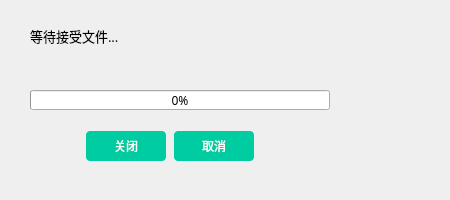
<?xml version="1.0" encoding="UTF-8"?>
<ui version="4.0">
 <class>TcpClient</class>
 <widget class="QDialog" name="TcpClient">
  <property name="geometry">
   <rect>
    <x>0</x>
    <y>0</y>
    <width>450</width>
    <height>200</height>
   </rect>
  </property>
  <property name="minimumSize">
   <size>
    <width>450</width>
    <height>200</height>
   </size>
  </property>
  <property name="maximumSize">
   <size>
    <width>450</width>
    <height>200</height>
   </size>
  </property>
  <property name="font">
   <font>
    <family>ADMUI3Lg</family>
    <pointsize>9</pointsize>
   </font>
  </property>
  <property name="windowTitle">
   <string>接收端</string>
  </property>
  <widget class="QLabel" name="tcpClientStatusLabel">
   <property name="geometry">
    <rect>
     <x>30</x>
     <y>11</y>
     <width>300</width>
     <height>50</height>
    </rect>
   </property>
   <property name="minimumSize">
    <size>
     <width>300</width>
     <height>50</height>
    </size>
   </property>
   <property name="maximumSize">
    <size>
     <width>300</width>
     <height>50</height>
    </size>
   </property>
   <property name="font">
    <font>
     <family>ADMUI3Lg</family>
     <pointsize>10</pointsize>
    </font>
   </property>
   <property name="text">
    <string>等待接受文件...</string>
   </property>
  </widget>
  <widget class="QProgressBar" name="progressBar">
   <property name="geometry">
    <rect>
     <x>30</x>
     <y>90</y>
     <width>300</width>
     <height>20</height>
    </rect>
   </property>
   <property name="minimumSize">
    <size>
     <width>300</width>
     <height>20</height>
    </size>
   </property>
   <property name="maximumSize">
    <size>
     <width>300</width>
     <height>20</height>
    </size>
   </property>
   <property name="value">
    <number>0</number>
   </property>
  </widget>
  <widget class="QWidget" name="layoutWidget">
   <property name="geometry">
    <rect>
     <x>85</x>
     <y>130</y>
     <width>169</width>
     <height>32</height>
    </rect>
   </property>
   <layout class="QGridLayout" name="gridLayout">
    <item row="0" column="0" alignment="Qt::AlignHCenter">
     <widget class="QPushButton" name="tcpClientCloseBtn">
      <property name="sizePolicy">
       <sizepolicy hsizetype="Fixed" vsizetype="Fixed">
        <horstretch>0</horstretch>
        <verstretch>0</verstretch>
       </sizepolicy>
      </property>
      <property name="minimumSize">
       <size>
        <width>80</width>
        <height>30</height>
       </size>
      </property>
      <property name="maximumSize">
       <size>
        <width>80</width>
        <height>30</height>
       </size>
      </property>
      <property name="styleSheet">
       <string notr="true">QPushButton { background-color: #00cca2; border-radius: 4px; color: rgb(255, 255, 255); }
QPushButton:hover { background-color: #208973;}
</string>
      </property>
      <property name="text">
       <string>关闭</string>
      </property>
     </widget>
    </item>
    <item row="0" column="1">
     <widget class="QPushButton" name="tcpClientCancleBtn">
      <property name="sizePolicy">
       <sizepolicy hsizetype="Fixed" vsizetype="Fixed">
        <horstretch>0</horstretch>
        <verstretch>0</verstretch>
       </sizepolicy>
      </property>
      <property name="minimumSize">
       <size>
        <width>80</width>
        <height>30</height>
       </size>
      </property>
      <property name="maximumSize">
       <size>
        <width>80</width>
        <height>30</height>
       </size>
      </property>
      <property name="styleSheet">
       <string notr="true">QPushButton { background-color: #00cca2; border-radius: 4px; color: rgb(255, 255, 255); }
QPushButton:hover { background-color: #208973;}
</string>
      </property>
      <property name="text">
       <string>取消</string>
      </property>
     </widget>
    </item>
   </layout>
  </widget>
 </widget>
 <resources/>
 <connections/>
</ui>
